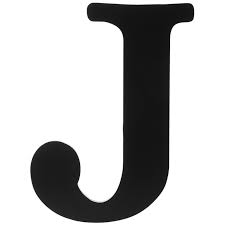
#> input picture img/j.jpg, 225 x 225 px
$ python min.py
#> lines starting #> are read from the running program, lines starting #| are printed output that depends on the picture
import cv2
import numpy as np
import matplotlib.pyplot as plt
plt.rcParams['figure.figsize'] = (10,6)

def plot_gray(origin, min):
    fig, ax = plt.subplots(nrows=1, ncols=2)
    ax[0].imshow(origin, cmap=None)
    ax[0].set_title('Origin')
    ax[0].axis('off')
    # ax[1].imshow(noisy, cmap='gray')
    # ax[1].set_title('Noisy')
    # ax[1].axis('off')
    ax[1].imshow(min, cmap=None)
    ax[1].set_title('Min filter')
    ax[1].axis('off')
    plt.show()

def minimumBoxFilter(noisy, n):
    # Creates the shape of the kernel
    size = (n,n)
    shape = cv2.MORPH_RECT
    kernel = cv2.getStructuringElement(shape, size)

    # Applies the maximum filter with kernel NxN
    #một phần tử pixel là '1' nếu ít nhất một pixel trong nhân là '1'.
    #nó làm tăng vùng trắng trong hình ảnh hoặc kích thước của đối tượng tiền cảnh tăng lên.
    imgResult = cv2.erode(noisy, kernel, iterations=1)

    # Shows the result
    return imgResult

def main():
    img = cv2.imread('./img/j.jpg')
#> img is the input picture: shape (225, 225, 3); min 0, max 255, mean 188.1
    # grayscale image is used for equalization
    # gray = cv2.cvtColor(img, cv2.COLOR_BGR2GRAY)
    # noisy
    # noisy = gray + 3*gray.std()*np.random.random(gray.shape)
    # minilter
    min_filter = minimumBoxFilter(img, 5)
#> in minimumBoxFilter, `imgResult = cv2.erode(noisy, kernel, iterations=1)`:
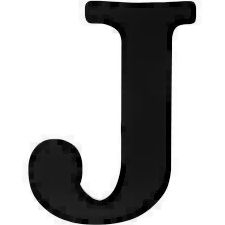
#> imgResult: shape (225, 225, 3); min 0, max 255, mean 177.3
    plot_gray(img, min_filter)
#> in plot_gray, `plt.show()`:
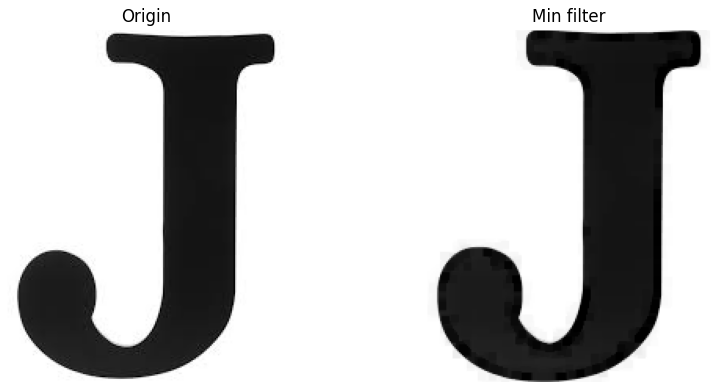
#> figure drawn by matplotlib, 2 panels
if __name__ == '__main__': main()

# Thay đổii ma trận
# Lọc  mã x bằng đa mức xám có gì khác min max => in mặt nạ ra
# ảnh nhị phân áp dụng lọc min, max ntn vs co dãn trên nhịn phân
# j lúc lọc min lại to ra lọc max lại thon đi
# j ảnh đa mức xảm, ảnh xám hay nhị phân.
